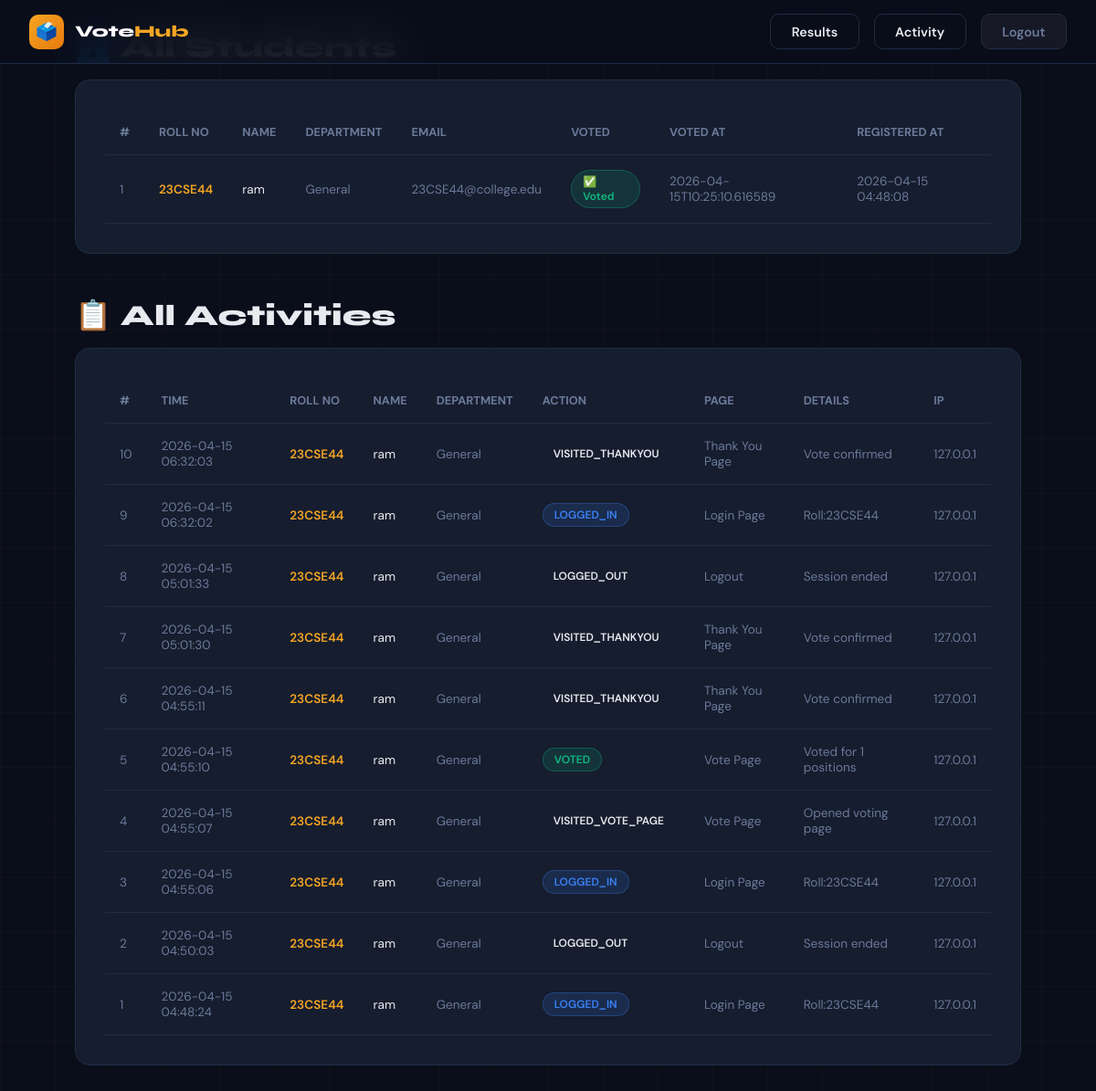
/admin/students (signed in), run on the app's committed database.
### tables this page shows
CREATE TABLE students (
            id INTEGER PRIMARY KEY AUTOINCREMENT,
            roll_number TEXT UNIQUE NOT NULL,
            name TEXT NOT NULL,
            department TEXT NOT NULL,
            email TEXT UNIQUE NOT NULL,
            password TEXT NOT NULL,
            has_voted INTEGER DEFAULT 0,
            voted_at TEXT,
            created_at TEXT DEFAULT CURRENT_TIMESTAMP
        );

CREATE TABLE student_activity (
            id INTEGER PRIMARY KEY AUTOINCREMENT,
            roll_number TEXT NOT NULL,
            student_name TEXT,
            department TEXT,
            action TEXT NOT NULL,
            page TEXT,
            details TEXT,
            ip_address TEXT,
            timestamp TEXT DEFAULT CURRENT_TIMESTAMP
        );

### app.py (the view)
@app.route('/admin/students')
@admin_required
def admin_students():
    students = db_fetch_all("SELECT * FROM students ORDER BY created_at DESC")
    activities = db_fetch_all("SELECT * FROM student_activity ORDER BY timestamp DESC")
    return render_template('students.html', students=students, activities=activities)

### app.py (called while the page is built)
def get_db():
    if DATABASE_URL:
        import psycopg2
        import psycopg2.extras
        conn = psycopg2.connect(DATABASE_URL, cursor_factory=psycopg2.extras.RealDictCursor)
        conn.autocommit = False
        return conn
    else:
        import sqlite3
        DB_PATH = os.path.join(os.path.dirname(os.path.abspath(__file__)), 'voting.db')
        conn = sqlite3.connect(DB_PATH)
        conn.row_factory = sqlite3.Row
        return conn

def db_fetch_all(query, params=()):
    conn = get_db()
    c = conn.cursor()
    c.execute(query, params)
    rows = c.fetchall()
    conn.close()
    return [dict(r) for r in rows]

def admin_required(f):
    @wraps(f)
    def decorated(*args, **kwargs):
        if 'admin_logged_in' not in session:
            return redirect(url_for('admin_login'))
        return f(*args, **kwargs)
    return decorated

### templates/students.html (shortened to what this page needs)
{% extends "base.html" %}
{% block body %}
<nav class="navbar">
  <a href="/" class="navbar-brand">
    <div class="brand-icon">🗳️</div>
    <div class="brand-name">Vote<span>Hub</span></div>
  </a>
  <div class="navbar-links">
    <a href="/admin/results" class="btn btn-outline">Results</a>
    <a href="/admin/activity" class="btn btn-outline">Activity</a>
    <a href="/admin/logout" class="btn btn-ghost">Logout</a>
  </div>
</nav>
<div class="page-wrapper" style="padding:2rem;max-width:1100px;margin:0 auto;">
  <h1 style="font-size:2rem;font-weight:800;margin-bottom:1rem;">👥 All Students</h1>
  <div class="card" style="overflow:auto;margin-bottom:3rem;">
    <table style="width:100%;border-collapse:collapse;">
      <thead>
        <tr style="border-bottom:1px solid var(--border);">
          <th style="padding:1rem;text-align:left;color:var(--muted);font-size:0.8rem;">#</th>
          <th style="padding:1rem;text-align:left;color:var(--muted);font-size:0.8rem;">ROLL NO</th>
          <th style="padding:1rem;text-align:left;color:var(--muted);font-size:0.8rem;">NAME</th>
          <th style="padding:1rem;text-align:left;color:var(--muted);font-size:0.8rem;">DEPARTMENT</th>
          <th style="padding:1rem;text-align:left;color:var(--muted);font-size:0.8rem;">EMAIL</th>
          <th style="padding:1rem;text-align:left;color:var(--muted);font-size:0.8rem;">VOTED</th>
          <th style="padding:1rem;text-align:left;color:var(--muted);font-size:0.8rem;">VOTED AT</th>
          <th style="padding:1rem;text-align:left;color:var(--muted);font-size:0.8rem;">REGISTERED AT</th>
        </tr>
      </thead>
      <tbody>
        {% for s in students %}
        <tr style="border-bottom:1px solid var(--border);">
          <td style="padding:1rem;font-size:0.85rem;color:var(--muted);">{{s.id}}</td>
          <td style="padding:1rem;font-size:0.85rem;color:var(--accent);font-weight:600;">{{s.roll_number}}</td>
          <td style="padding:1rem;font-size:0.85rem;">{{s.name}}</td>
          <td style="padding:1rem;font-size:0.85rem;color:var(--muted);">{{s.department}}</td>
          <td style="padding:1rem;font-size:0.85rem;color:var(--muted);">{{s.email}}</td>
          <td style="padding:1rem;">
            {% if s.has_voted %}
              <span class="badge badge-green">✅ Voted</span>
            {% else %}
              <span class="badge" style="background:rgba(239,68,68,0.15);color:#ef4444;border:1px solid rgba(239,68,68,0.3);">❌ Not Voted</span>
            {% endif %}
          </td>
          <td style="padding:1rem;font-size:0.85rem;color:var(--muted);">{{s.voted_at or '—'}}</td>
          <td style="padding:1rem;font-size:0.85rem;color:var(--muted);">{{s.created_at}}</td>
        </tr>
        {% endfor %}
      </tbody>
    </table>
  </div>
  <h1 style="font-size:2rem;font-weight:800;margin-bottom:1rem;">📋 All Activities</h1>
  <div class="card" style="overflow:auto;">
    <table style="width:100%;border-collapse:collapse;">
      <thead>
        <tr style="border-bottom:1px solid var(--border);">
          <th style="padding:1rem;text-align:left;color:var(--muted);font-size:0.8rem;">#</th>
          <th style="padding:1rem;text-align:left;color:var(--muted);font-size:0.8rem;">TIME</th>
          <th style="padding:1rem;text-align:left;color:var(--muted);font-size:0.8rem;">ROLL NO</th>
          <th style="padding:1rem;text-align:left;color:var(--muted);font-size:0.8rem;">NAME</th>
          <th style="padding:1rem;text-align:left;color:var(--muted);font-size:0.8rem;">DEPARTMENT</th>
          <th style="padding:1rem;text-align:left;color:var(--muted);font-size:0.8rem;">ACTION</th>
          <th style="padding:1rem;text-align:left;color:var(--muted);font-size:0.8rem;">PAGE</th>
          <th style="padding:1rem;text-align:left;color:var(--muted);font-size:0.8rem;">DETAILS</th>
          <th style="padding:1rem;text-align:left;color:var(--muted);font-size:0.8rem;">IP</th>
        </tr>
      </thead>
      <tbody>
        {% for a in activities %}
        <tr style="border-bottom:1px solid var(--border);">
          <td style="padding:1rem;font-size:0.85rem;color:var(--muted);">{{a.id}}</td>
          <td style="padding:1rem;font-size:0.85rem;color:var(--muted);">{{a.timestamp}}</td>
          <td style="padding:1rem;font-size:0.85rem;color:var(--accent);font-weight:600;">{{a.roll_number}}</td>
          <td style="padding:1rem;font-size:0.85rem;">{{a.student_name}}</td>
          <td style="padding:1rem;font-size:0.85rem;color:var(--muted);">{{a.department}}</td>
          <td style="padding:1rem;">
            {% if a.action == 'VOTED' %}
              <span class="badge badge-green">{{a.action}}</span>
            {% elif a.action == 'LOGGED_IN' %}
              <span class="badge badge-blue">{{a.action}}</span>
            {% elif a.action == 'REGISTERED' %}
              <span class="badge badge-gold">{{a.action}}</span>
            {% else %}
              <span class="badge badge-ghost">{{a.action}}</span>
            {% endif %}
          </td>
          <td style="padding:1rem;font-size:0.85rem;color:var(--muted);">{{a.page}}</td>
          <td style="padding:1rem;font-size:0.85rem;color:var(--muted);">{{a.details}}</td>
          <td style="padding:1rem;font-size:0.85rem;color:var(--muted);">{{a.ip_address}}</td>
        </tr>
        {% endfor %}
      </tbody>
    </table>
  </div>
</div>
{% endblock %}

### static/css/style.css (style rules this page uses)
:root { --navy: #0a0e1a; --navy2: #111827; --card: #161d2e; --border: #1e2d45; --accent: #f5a623; --accent2: #e8790c; --blue: #3b82f6; --green: #10b981; --red: #ef4444; --text: #e8eaf0; --muted: #6b7a99; --white: #ffffff; --radius: 16px; --radius-sm: 10px; --shadow: 0 20px 60px rgba(0,0,0,0.5); --glow: 0 0 40px rgba(245,166,35,0.15); }
* { margin: 0; padding: 0; box-sizing: border-box; }
body { font-family: 'DM Sans', sans-serif; background: var(--navy); color: var(--text); min-height: 100vh; overflow-x: hidden; }
h1, h2, h3 { font-family: 'Syne', sans-serif; }
.navbar { position: fixed; top: 0; left: 0; right: 0; z-index: 100; padding: 0 2rem; height: 70px; display: flex; align-items: center; justify-content: space-between; background: rgba(10,14,26,0.85); backdrop-filter: blur(20px); border-bottom: 1px solid var(--border); }
.navbar-brand { display: flex; align-items: center; gap: 0.75rem; text-decoration: none; }
.brand-icon { width: 38px; height: 38px; background: linear-gradient(135deg, var(--accent), var(--accent2)); border-radius: 10px; display: grid; place-items: center; font-size: 1.2rem; }
.brand-name { font-family: 'Syne', sans-serif; font-weight: 800; font-size: 1.1rem; color: var(--white); }
.brand-name span { color: var(--accent); }
.navbar-links { display: flex; align-items: center; gap: 1rem; }
.btn { padding: 0.6rem 1.4rem; border-radius: var(--radius-sm); font-family: 'DM Sans', sans-serif; font-weight: 600; font-size: 0.9rem; cursor: pointer; transition: all 0.25s ease; text-decoration: none; display: inline-flex; align-items: center; gap: 0.4rem; border: none; }
.btn-outline { background: transparent; border: 1.5px solid var(--border); color: var(--text); }
.btn-ghost { background: rgba(255,255,255,0.05); color: var(--muted); border: 1px solid var(--border); }
.card { background: var(--card); border: 1px solid var(--border); border-radius: var(--radius); padding: 2rem; }
.page-wrapper { min-height: 100vh; position: relative; z-index: 1; padding-top: 70px; }
.badge { display: inline-flex; align-items: center; gap: 0.3rem; padding: 0.25rem 0.75rem; border-radius: 999px; font-size: 0.75rem; font-weight: 600; }
.badge-green { background: rgba(16,185,129,0.15); color: var(--green); border: 1px solid rgba(16,185,129,0.3); }
.badge-blue { background: rgba(59,130,246,0.15); color: var(--blue); border: 1px solid rgba(59,130,246,0.3); }

### data on the page
students: id "1", roll_number "23CSE44", name "ram", department "General", email "23CSE44@college.edu", has_voted "✅ Voted", voted_at "2026-04-15T10:25:10.616589", created_at "2026-04-15 04:48:08"
student_activity: id "10", timestamp "2026-04-15 06:32:03", roll_number "23CSE44", student_name "ram", department "General", action "VISITED_THANKYOU", page "Thank You Page", details "Vote confirmed", ip_address "127.0.0.1"
student_activity: id "9", timestamp "2026-04-15 06:32:02", roll_number "23CSE44", student_name "ram", department "General", action "LOGGED_IN", page "Login Page", details "Roll:23CSE44", ip_address "127.0.0.1"
student_activity: id "8", timestamp "2026-04-15 05:01:33", roll_number "23CSE44", student_name "ram", department "General", action "LOGGED_OUT", page "Logout", details "Session ended", ip_address "127.0.0.1"
student_activity: id "7", timestamp "2026-04-15 05:01:30", roll_number "23CSE44", student_name "ram", department "General", action "VISITED_THANKYOU", page "Thank You Page", details "Vote confirmed", ip_address "127.0.0.1"
student_activity: id "6", timestamp "2026-04-15 04:55:11", roll_number "23CSE44", student_name "ram", department "General", action "VISITED_THANKYOU", page "Thank You Page", details "Vote confirmed", ip_address "127.0.0.1"
student_activity: id "5", timestamp "2026-04-15 04:55:10", roll_number "23CSE44", student_name "ram", department "General", action "VOTED", page "Vote Page", details "Voted for 1 positions", ip_address "127.0.0.1"
student_activity: id "4", timestamp "2026-04-15 04:55:07", roll_number "23CSE44", student_name "ram", department "General", action "VISITED_VOTE_PAGE", page "Vote Page", details "Opened voting page", ip_address "127.0.0.1"
student_activity: id "3", timestamp "2026-04-15 04:55:06", roll_number "23CSE44", student_name "ram", department "General", action "LOGGED_IN", page "Login Page", details "Roll:23CSE44", ip_address "127.0.0.1"
student_activity: id "2", timestamp "2026-04-15 04:50:03", roll_number "23CSE44", student_name "ram", department "General", action "LOGGED_OUT", page "Logout", details "Session ended", ip_address "127.0.0.1"
student_activity: id "1", timestamp "2026-04-15 04:48:24", roll_number "23CSE44", student_name "ram", department "General", action "LOGGED_IN", page "Login Page", details "Roll:23CSE44", ip_address "127.0.0.1"
